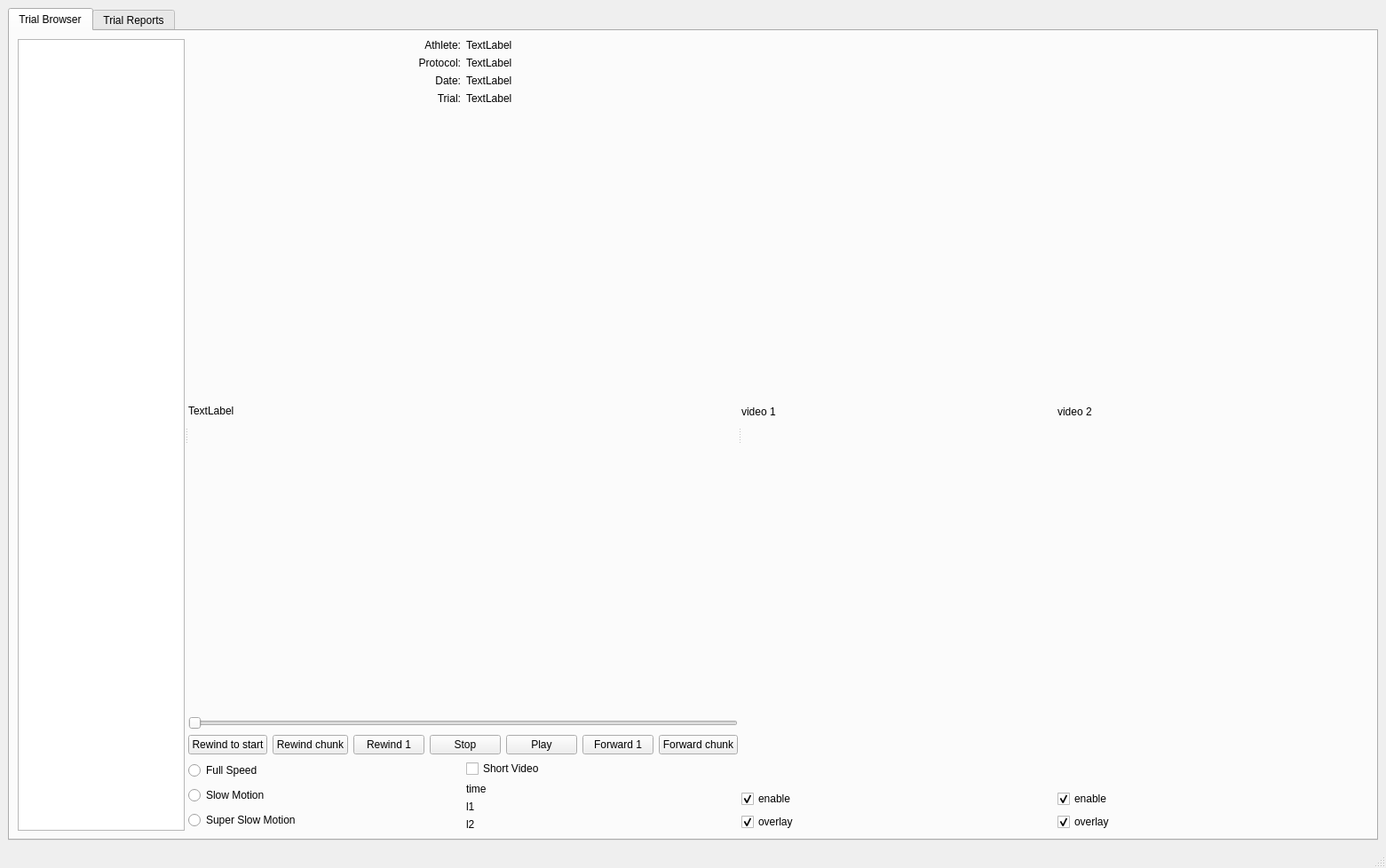
<?xml version="1.0" encoding="UTF-8"?>
<ui version="4.0">
 <class>MainAnalyticsWindow</class>
 <widget class="QMainWindow" name="MainAnalyticsWindow">
  <property name="geometry">
   <rect>
    <x>0</x>
    <y>0</y>
    <width>1561</width>
    <height>978</height>
   </rect>
  </property>
  <property name="windowTitle">
   <string>MainWindow</string>
  </property>
  <widget class="QWidget" name="centralwidget">
   <layout class="QHBoxLayout" name="horizontalLayout_3">
    <item>
     <widget class="QTabWidget" name="tabWidget">
      <property name="currentIndex">
       <number>0</number>
      </property>
      <widget class="QWidget" name="tab_trial_browser">
       <attribute name="title">
        <string>Trial Browser</string>
       </attribute>
       <layout class="QHBoxLayout" name="horizontalLayout">
        <item>
         <widget class="QSplitter" name="splitter">
          <property name="enabled">
           <bool>true</bool>
          </property>
          <property name="orientation">
           <enum>Qt::Horizontal</enum>
          </property>
          <widget class="QSplitter" name="splitter_3">
           <property name="orientation">
            <enum>Qt::Horizontal</enum>
           </property>
           <widget class="QTreeWidget" name="treeWidget">
            <property name="minimumSize">
             <size>
              <width>175</width>
              <height>0</height>
             </size>
            </property>
            <property name="columnCount">
             <number>1</number>
            </property>
            <attribute name="headerVisible">
             <bool>false</bool>
            </attribute>
            <column>
             <property name="text">
              <string notr="true">1</string>
             </property>
            </column>
           </widget>
           <widget class="QWidget" name="layoutWidget_3">
            <layout class="QVBoxLayout" name="verticalLayout" stretch="0,1,0,0">
             <item>
              <layout class="QGridLayout" name="gridLayout">
               <item row="1" column="0">
                <widget class="QLabel" name="label_protocol">
                 <property name="sizePolicy">
                  <sizepolicy hsizetype="Preferred" vsizetype="Fixed">
                   <horstretch>0</horstretch>
                   <verstretch>0</verstretch>
                  </sizepolicy>
                 </property>
                 <property name="layoutDirection">
                  <enum>Qt::LeftToRight</enum>
                 </property>
                 <property name="frameShadow">
                  <enum>QFrame::Sunken</enum>
                 </property>
                 <property name="text">
                  <string>Protocol:</string>
                 </property>
                 <property name="alignment">
                  <set>Qt::AlignRight|Qt::AlignTrailing|Qt::AlignVCenter</set>
                 </property>
                </widget>
               </item>
               <item row="0" column="0">
                <widget class="QLabel" name="label_athlete">
                 <property name="sizePolicy">
                  <sizepolicy hsizetype="Preferred" vsizetype="Fixed">
                   <horstretch>0</horstretch>
                   <verstretch>0</verstretch>
                  </sizepolicy>
                 </property>
                 <property name="text">
                  <string>Athlete:</string>
                 </property>
                 <property name="alignment">
                  <set>Qt::AlignRight|Qt::AlignTrailing|Qt::AlignVCenter</set>
                 </property>
                </widget>
               </item>
               <item row="0" column="1">
                <widget class="QLabel" name="label_athlete_value">
                 <property name="text">
                  <string>TextLabel</string>
                 </property>
                </widget>
               </item>
               <item row="2" column="0">
                <widget class="QLabel" name="label_date">
                 <property name="sizePolicy">
                  <sizepolicy hsizetype="Preferred" vsizetype="Fixed">
                   <horstretch>0</horstretch>
                   <verstretch>0</verstretch>
                  </sizepolicy>
                 </property>
                 <property name="text">
                  <string>Date:</string>
                 </property>
                 <property name="alignment">
                  <set>Qt::AlignRight|Qt::AlignTrailing|Qt::AlignVCenter</set>
                 </property>
                </widget>
               </item>
               <item row="2" column="1">
                <widget class="QLabel" name="label_date_value">
                 <property name="text">
                  <string>TextLabel</string>
                 </property>
                </widget>
               </item>
               <item row="1" column="1">
                <widget class="QLabel" name="label_protocol_value">
                 <property name="text">
                  <string>TextLabel</string>
                 </property>
                </widget>
               </item>
               <item row="3" column="1">
                <widget class="QLabel" name="label_trial_value">
                 <property name="text">
                  <string>TextLabel</string>
                 </property>
                </widget>
               </item>
               <item row="3" column="0">
                <widget class="QLabel" name="label_trial">
                 <property name="sizePolicy">
                  <sizepolicy hsizetype="Preferred" vsizetype="Fixed">
                   <horstretch>0</horstretch>
                   <verstretch>0</verstretch>
                  </sizepolicy>
                 </property>
                 <property name="text">
                  <string>Trial:</string>
                 </property>
                 <property name="alignment">
                  <set>Qt::AlignRight|Qt::AlignTrailing|Qt::AlignVCenter</set>
                 </property>
                </widget>
               </item>
              </layout>
             </item>
             <item>
              <layout class="QVBoxLayout" name="verticalLayout_graph">
               <item>
                <widget class="QLabel" name="label_graphic">
                 <property name="text">
                  <string>TextLabel</string>
                 </property>
                </widget>
               </item>
               <item>
                <widget class="QSlider" name="videoSlider">
                 <property name="orientation">
                  <enum>Qt::Horizontal</enum>
                 </property>
                </widget>
               </item>
              </layout>
             </item>
             <item>
              <layout class="QHBoxLayout" name="horizontalLayout_play">
               <item>
                <widget class="QPushButton" name="pushButton_rewind_to_start">
                 <property name="text">
                  <string>Rewind to start</string>
                 </property>
                </widget>
               </item>
               <item>
                <widget class="QPushButton" name="pushButton_rewind_chunk">
                 <property name="text">
                  <string>Rewind chunk</string>
                 </property>
                </widget>
               </item>
               <item>
                <widget class="QPushButton" name="pushButton_rewind">
                 <property name="text">
                  <string>Rewind 1</string>
                 </property>
                </widget>
               </item>
               <item>
                <widget class="QPushButton" name="pushButton_stop">
                 <property name="text">
                  <string>Stop</string>
                 </property>
                </widget>
               </item>
               <item>
                <widget class="QPushButton" name="pushButton_play">
                 <property name="text">
                  <string>Play</string>
                 </property>
                </widget>
               </item>
               <item>
                <widget class="QPushButton" name="pushButton_forward">
                 <property name="text">
                  <string>Forward 1</string>
                 </property>
                </widget>
               </item>
               <item>
                <widget class="QPushButton" name="pushButton_forward_chunk">
                 <property name="text">
                  <string>Forward chunk</string>
                 </property>
                </widget>
               </item>
              </layout>
             </item>
             <item>
              <layout class="QHBoxLayout" name="horizontalLayout_play_options">
               <item>
                <layout class="QVBoxLayout" name="verticalLayout_speed">
                 <item>
                  <widget class="QRadioButton" name="radioButton_full">
                   <property name="text">
                    <string>Full Speed</string>
                   </property>
                  </widget>
                 </item>
                 <item>
                  <widget class="QRadioButton" name="radioButton_slow">
                   <property name="text">
                    <string>Slow Motion</string>
                   </property>
                  </widget>
                 </item>
                 <item>
                  <widget class="QRadioButton" name="radioButton_super_slow">
                   <property name="text">
                    <string>Super Slow Motion</string>
                   </property>
                  </widget>
                 </item>
                </layout>
               </item>
               <item>
                <layout class="QVBoxLayout" name="verticalLayout_labels">
                 <item>
                  <widget class="QCheckBox" name="checkBox_short_video">
                   <property name="text">
                    <string>Short Video</string>
                   </property>
                  </widget>
                 </item>
                 <item>
                  <widget class="QLabel" name="qlabel_time">
                   <property name="text">
                    <string>time</string>
                   </property>
                  </widget>
                 </item>
                 <item>
                  <widget class="QLabel" name="label_L1">
                   <property name="text">
                    <string>l1</string>
                   </property>
                  </widget>
                 </item>
                 <item>
                  <widget class="QLabel" name="label_L2">
                   <property name="text">
                    <string>l2</string>
                   </property>
                  </widget>
                 </item>
                </layout>
               </item>
              </layout>
             </item>
            </layout>
           </widget>
          </widget>
          <widget class="QWidget" name="layoutWidget_4">
           <layout class="QHBoxLayout" name="horizontalLayout_video_panels">
            <item>
             <layout class="QVBoxLayout" name="verticalLayout_Lvideo">
              <item>
               <widget class="QLabel" name="label_video1">
                <property name="minimumSize">
                 <size>
                  <width>350</width>
                  <height>0</height>
                 </size>
                </property>
                <property name="text">
                 <string>video 1</string>
                </property>
               </widget>
              </item>
              <item>
               <widget class="QCheckBox" name="checkBox_video1_enable">
                <property name="text">
                 <string>enable</string>
                </property>
                <property name="checked">
                 <bool>true</bool>
                </property>
               </widget>
              </item>
              <item>
               <widget class="QCheckBox" name="checkBox_video1_overlay">
                <property name="text">
                 <string>overlay</string>
                </property>
                <property name="checked">
                 <bool>true</bool>
                </property>
               </widget>
              </item>
             </layout>
            </item>
            <item>
             <layout class="QVBoxLayout" name="verticalLayout_Rvideo">
              <item>
               <widget class="QLabel" name="label_video2">
                <property name="minimumSize">
                 <size>
                  <width>350</width>
                  <height>0</height>
                 </size>
                </property>
                <property name="text">
                 <string>video 2</string>
                </property>
               </widget>
              </item>
              <item>
               <widget class="QCheckBox" name="checkBox_video2_enable">
                <property name="text">
                 <string>enable</string>
                </property>
                <property name="checked">
                 <bool>true</bool>
                </property>
               </widget>
              </item>
              <item>
               <widget class="QCheckBox" name="checkBox_video2_overlay">
                <property name="text">
                 <string>overlay</string>
                </property>
                <property name="checked">
                 <bool>true</bool>
                </property>
               </widget>
              </item>
             </layout>
            </item>
           </layout>
          </widget>
         </widget>
        </item>
       </layout>
      </widget>
      <widget class="QWidget" name="tab_report">
       <attribute name="title">
        <string>Trial Reports</string>
       </attribute>
       <layout class="QHBoxLayout" name="horizontalLayout_2">
        <item>
         <layout class="QHBoxLayout" name="horizontalLayout_7">
          <property name="sizeConstraint">
           <enum>QLayout::SetDefaultConstraint</enum>
          </property>
          <item>
           <widget class="QTreeWidget" name="treeWidget_reports">
            <property name="sizePolicy">
             <sizepolicy hsizetype="Fixed" vsizetype="Expanding">
              <horstretch>0</horstretch>
              <verstretch>0</verstretch>
             </sizepolicy>
            </property>
            <property name="minimumSize">
             <size>
              <width>175</width>
              <height>0</height>
             </size>
            </property>
            <attribute name="headerVisible">
             <bool>false</bool>
            </attribute>
            <column>
             <property name="text">
              <string notr="true">1</string>
             </property>
            </column>
           </widget>
          </item>
          <item>
           <layout class="QVBoxLayout" name="verticalLayout_10" stretch="1,0">
            <item>
             <layout class="QGridLayout" name="gridLayout_plots">
              <property name="leftMargin">
               <number>5</number>
              </property>
              <property name="topMargin">
               <number>5</number>
              </property>
              <property name="rightMargin">
               <number>5</number>
              </property>
              <property name="bottomMargin">
               <number>5</number>
              </property>
              <property name="horizontalSpacing">
               <number>6</number>
              </property>
              <item row="1" column="0">
               <widget class="QLabel" name="label_plot3">
                <property name="sizePolicy">
                 <sizepolicy hsizetype="Expanding" vsizetype="Expanding">
                  <horstretch>0</horstretch>
                  <verstretch>0</verstretch>
                 </sizepolicy>
                </property>
                <property name="text">
                 <string>TextLabel</string>
                </property>
               </widget>
              </item>
              <item row="0" column="1">
               <widget class="QLabel" name="label_plot2">
                <property name="sizePolicy">
                 <sizepolicy hsizetype="Expanding" vsizetype="Expanding">
                  <horstretch>0</horstretch>
                  <verstretch>0</verstretch>
                 </sizepolicy>
                </property>
                <property name="text">
                 <string>TextLabel</string>
                </property>
               </widget>
              </item>
              <item row="0" column="0">
               <widget class="QLabel" name="label_plot1">
                <property name="sizePolicy">
                 <sizepolicy hsizetype="Expanding" vsizetype="Expanding">
                  <horstretch>0</horstretch>
                  <verstretch>0</verstretch>
                 </sizepolicy>
                </property>
                <property name="text">
                 <string>TextLabel</string>
                </property>
               </widget>
              </item>
              <item row="1" column="1">
               <widget class="QLabel" name="label_plot4">
                <property name="sizePolicy">
                 <sizepolicy hsizetype="Expanding" vsizetype="Expanding">
                  <horstretch>0</horstretch>
                  <verstretch>0</verstretch>
                 </sizepolicy>
                </property>
                <property name="text">
                 <string>TextLabel</string>
                </property>
               </widget>
              </item>
             </layout>
            </item>
            <item>
             <layout class="QHBoxLayout" name="horizontalLayout_6" stretch="12,0,0,2,0">
              <item>
               <spacer name="horizontalSpacer">
                <property name="orientation">
                 <enum>Qt::Horizontal</enum>
                </property>
                <property name="sizeHint" stdset="0">
                 <size>
                  <width>40</width>
                  <height>20</height>
                 </size>
                </property>
               </spacer>
              </item>
              <item>
               <widget class="QPushButton" name="pushButton_page_back">
                <property name="text">
                 <string>Page Back</string>
                </property>
               </widget>
              </item>
              <item>
               <widget class="QPushButton" name="pushButton_page_forward">
                <property name="text">
                 <string>Page Forward</string>
                </property>
               </widget>
              </item>
              <item>
               <spacer name="horizontalSpacer_2">
                <property name="orientation">
                 <enum>Qt::Horizontal</enum>
                </property>
                <property name="sizeHint" stdset="0">
                 <size>
                  <width>40</width>
                  <height>20</height>
                 </size>
                </property>
               </spacer>
              </item>
              <item>
               <widget class="QPushButton" name="pushButton_create_pdf">
                <property name="text">
                 <string>  Create PDF Report  </string>
                </property>
               </widget>
              </item>
             </layout>
            </item>
           </layout>
          </item>
         </layout>
        </item>
       </layout>
      </widget>
     </widget>
    </item>
   </layout>
  </widget>
  <widget class="QMenuBar" name="menubar">
   <property name="geometry">
    <rect>
     <x>0</x>
     <y>0</y>
     <width>1561</width>
     <height>22</height>
    </rect>
   </property>
  </widget>
  <widget class="QStatusBar" name="statusbar"/>
 </widget>
 <resources/>
 <connections/>
</ui>
